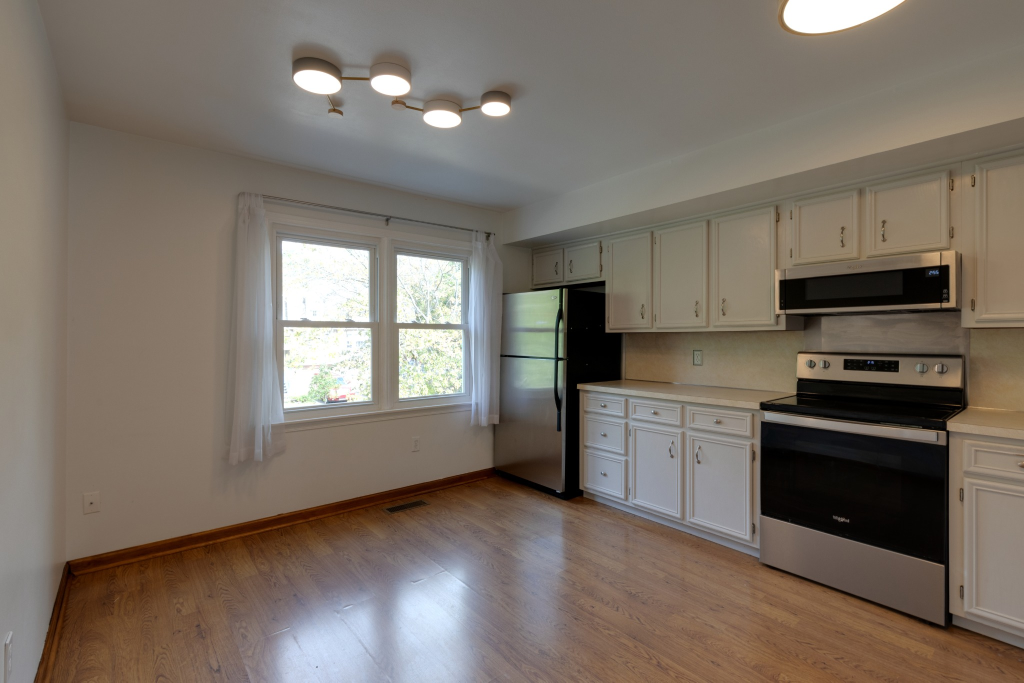
#> input picture examples/natural_corrected/0A5A2712_natural_corrected.jpg, 2048 x 1365 px (shown at 1/2 size)
$ python -i rectifier.py   (imports and definitions only)
#> lines starting #> are read from the running program, lines starting #| are printed output that depends on the picture; after the words box and inside, x2 and y2 are one past the last pixel; in counts of white or black regions, pixels touching at a corner belong together
import cv2
import numpy as np


class PrecisionLeveler:
    """
    Final precision leveling stage.

    Detects dominant horizontal architectural lines using
    Canny + Hough Transform and applies a small rotation
    correction.
    """

    def __init__(
        self,
        max_correction_degrees=8.0
    ):
        self.max_correction_degrees = (
            max_correction_degrees
        )


    def estimate_rotation(
        self,
        image
    ):
        """
        Estimate remaining image tilt using dominant
        horizontal architectural lines.
        """

        gray = cv2.cvtColor(
            image,
            cv2.COLOR_BGR2GRAY
        )

        # Slight blur removes small texture noise
        gray = cv2.GaussianBlur(
            gray,
            (5, 5),
            0
        )

        # Detect edges
        edges = cv2.Canny(
            gray,
            50,
            150,
            apertureSize=3
        )

        height, width = gray.shape[:2]

        min_line_length = int(
            width * 0.10
        )

        max_line_gap = int(
            width * 0.02
        )

        lines = cv2.HoughLinesP(
            edges,
            rho=1,
            theta=np.pi / 180,
            threshold=80,
            minLineLength=min_line_length,
            maxLineGap=max_line_gap
        )

        if lines is None:

            print(
                "No reliable horizontal lines detected."
            )

            return 0.0

        angles = []
        weights = []

        for line in lines:

            x1, y1, x2, y2 = line[0]

            dx = x2 - x1
            dy = y2 - y1

            length = np.sqrt(
                dx * dx +
                dy * dy
            )

            if length < min_line_length:
                continue

            angle = np.degrees(
                np.arctan2(dy, dx)
            )

            # Convert to range -90 to +90
            if angle > 90:
                angle -= 180

            if angle < -90:
                angle += 180

            # Only nearly-horizontal lines.
            # Ignore vertical furniture edges.
            if abs(angle) <= 20:

                angles.append(angle)
                weights.append(length)

        if len(angles) < 3:

            print(
                "Not enough reliable horizontal lines."
            )

            return 0.0

        angles = np.array(
            angles,
            dtype=np.float64
        )

        weights = np.array(
            weights,
            dtype=np.float64
        )

        # Robust median removes outlier lines
        median_angle = np.median(
            angles
        )

        # Keep only angles close to median
        valid = np.abs(
            angles - median_angle
        ) < 5.0

        angles = angles[valid]
        weights = weights[valid]

        if len(angles) == 0:
            return 0.0

        # Weighted dominant angle
        dominant_angle = np.average(
            angles,
            weights=weights
        )

        correction = -dominant_angle

        # Safety clamp
        correction = np.clip(
            correction,
            -self.max_correction_degrees,
            self.max_correction_degrees
        )

        print(
            f"Detected dominant tilt: "
            f"{dominant_angle:.4f} degrees"
        )

        print(
            f"Final rotation correction: "
            f"{correction:.4f} degrees"
        )

        return correction


    def rotate_and_crop(
        self,
        image,
        angle
    ):
        """
        Rotate image and crop black borders.
        """

        if abs(angle) < 0.01:

            print(
                "Image already level. "
                "No final rotation needed."
            )

            return image

        height, width = image.shape[:2]

        center = (
            width / 2,
            height / 2
        )

        rotation_matrix = cv2.getRotationMatrix2D(
            center,
            angle,
            1.0
        )

        # Calculate expanded canvas
        cos = abs(
            rotation_matrix[0, 0]
        )

        sin = abs(
            rotation_matrix[0, 1]
        )

        new_width = int(
            height * sin +
            width * cos
        )

        new_height = int(
            height * cos +
            width * sin
        )

        # Move image to center
        rotation_matrix[0, 2] += (
            new_width / 2 -
            center[0]
        )

        rotation_matrix[1, 2] += (
            new_height / 2 -
            center[1]
        )

        # Rotate
        rotated = cv2.warpAffine(
            image,
            rotation_matrix,
            (
                new_width,
                new_height
            ),
            flags=cv2.INTER_CUBIC,
            borderMode=cv2.BORDER_CONSTANT,
            borderValue=(0, 0, 0)
        )

        # Create original valid-area mask
        mask = np.ones(
            (height, width),
            dtype=np.uint8
        ) * 255

        rotated_mask = cv2.warpAffine(
            mask,
            rotation_matrix,
            (
                new_width,
                new_height
            ),
            flags=cv2.INTER_NEAREST,
            borderMode=cv2.BORDER_CONSTANT,
            borderValue=0
        )

        # Find valid pixels
        coordinates = cv2.findNonZero(
            rotated_mask
        )

        if coordinates is None:
            return rotated

        x, y, w, h = cv2.boundingRect(
            coordinates
        )

        cropped = rotated[
            y:y + h,
            x:x + w
        ]

        # Resize back to original dimensions
        final_image = cv2.resize(
            cropped,
            (width, height),
            interpolation=cv2.INTER_CUBIC
        )

        return final_image


    def level(
        self,
        image
    ):
        """
        Complete precision leveling pipeline.
        """

        print(
            "\n===== PRECISION LEVELING ====="
        )

        angle = self.estimate_rotation(
            image
        )

        result = self.rotate_and_crop(
            image,
            angle
        )

        print(
            "Precision leveling complete."
        )

        return result

>>> import cv2
>>> picture = cv2.imread('../../examples/natural_corrected/0A5A2712_natural_corrected.jpg')
#> picture is the input picture: shape (1365, 2048, 3); mean B, G, R 102.4, 112.5, 122.5
>>> result = PrecisionLeveler().level(picture)
#> in estimate_rotation, `gray = cv2.cvtColor( image, cv2.COLOR_BGR2GRAY )`:
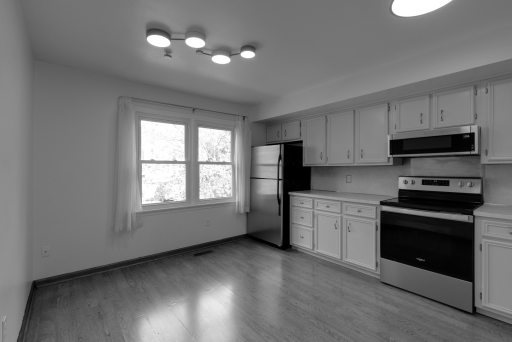
#> gray: shape (1365, 2048) (shown at 1/4 size); min 0, max 255, mean 114.4
#> in estimate_rotation, `edges = cv2.Canny( gray, 50, 150, apertureSize=3 )`:
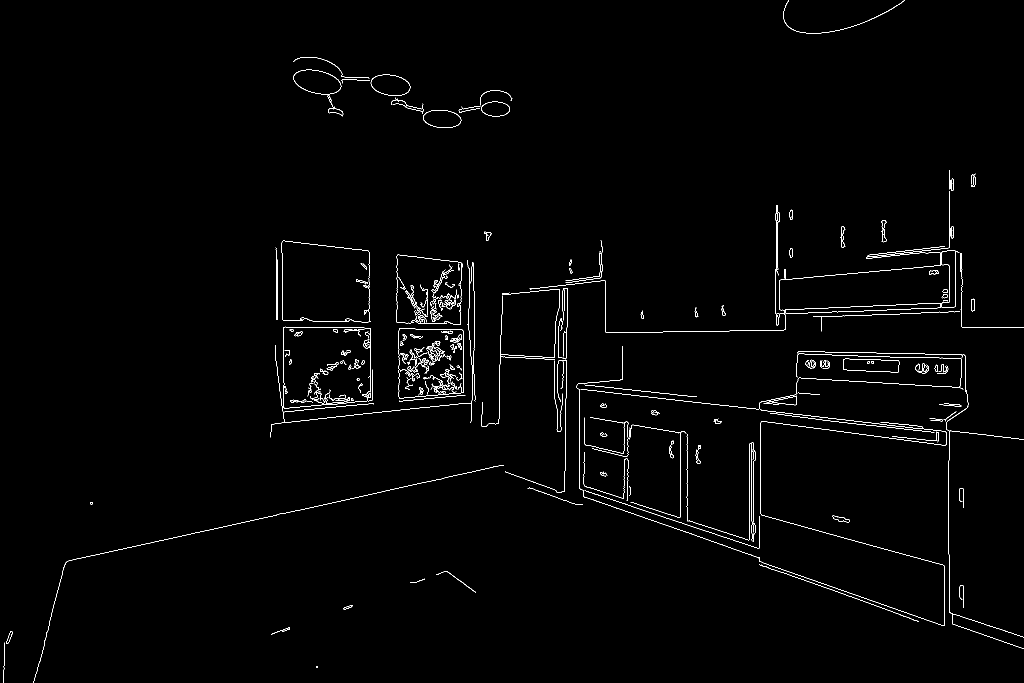
#> edges: shape (1365, 2048) (shown at 1/2 size); 1.1% white in thin lines or dots
#> in estimate_rotation, `lines = cv2.HoughLinesP( edges, rho=1, theta=np.pi / 180, threshold=80..`: lines = 30 rows, first 6: [1898, 623, 1898, 342], [549, 847, 943, 805], [1129, 980, 1450, 1091], [1128, 1000, 1136, 561], [1551, 627, 1949, 613], [1550, 560, 1923, 527]
#> the loop in estimate_rotation, `for line in lines: ` made 30 passes
#> (x1, y1, x2, y2, dx, dy, length, angle) on passes 1 to 8: (1898, 623, 1898, 342, 0, -281, 281, -90), (549, 847, 943, 805, 394, -42, 396.2, -6.08), (1129, 980, 1450, 1091, 321, 111, 339.6, 19.08), (1128, 1000, 1136, 561, 8, -439, 439.1, -88.96), (1551, 627, 1949, 613, 398, -14, 398.2, -2.01), (1550, 560, 1923, 527, 373, -33, 374.5, -5.06), (1290, 664, 1567, 660, 277, -4, 277, -0.827), (1569, 825, 1837, 857, 268, 32, 269.9, 6.81)
#> after the loop in estimate_rotation, `for line in lines:`: angles = [-6.08, 19.08, -2.01, -5.06, -0.827, 6.81, 6.11, -1.97, 1.04, 19.16, 1.83, 19.98, 6.09, -12.19, 6.01, 17.92, 15.03, 7.09, -3.01, -12.18, 6.16, 18.09, 18.11, -2.13]; weights = [396.2, 339.6, 398.2, 374.5, 277, 269.9, 216.2, 319.2, 332.1, 326.1, 250.1, 280.9, 254.4, 255.8, 286.6, 279.6, 266.1, 218.7, 228.3, 284.4, 242.4, 264.1, 222, 215.1]
#> in estimate_rotation, `angles = np.array( angles, dtype=np.float64 )`: angles = 24 values, max 19.98 at index 11, min -12.19 at index 13, mean 5.13
#> in estimate_rotation, `weights = np.array( weights, dtype=np.float64 )`: weights = 24 values, max 398.2 at index 2, min 215.1 at index 23, mean 283.2
#> in estimate_rotation, `median_angle = np.median( angles )`: median_angle = 6.05
#> in estimate_rotation, `angles = angles[valid]`: angles = [6.81, 6.11, 1.83, 6.09, 6.01, 7.09, 6.16]
#> in estimate_rotation, `weights = weights[valid]`: weights = [269.9, 216.2, 250.1, 254.4, 286.6, 218.7, 242.4]
#> in estimate_rotation, `dominant_angle = np.average( angles, weights=weights )`: dominant_angle = 5.71
#> in estimate_rotation, `correction = -dominant_angle`: correction = -5.71
#| Detected dominant tilt: 5.7135 degrees
#| Final rotation correction: -5.7135 degrees
#> in rotate_and_crop, `rotation_matrix = cv2.getRotationMatrix2D( center, angle, 1.0 )`: rotation_matrix = [[0.995, -0.0996, 73.03], [0.0996, 0.995, -98.55]]
#> in rotate_and_crop, `cos = abs( rotation_matrix[0, 0] )`: cos = 0.995
#> in rotate_and_crop, `sin = abs( rotation_matrix[0, 1] )`: sin = 0.0996
#> in rotate_and_crop, `new_width = int( height * sin + width * cos )`: new_width = 2173
#> in rotate_and_crop, `new_height = int( height * cos + width * sin )`: new_height = 1562
#> in rotate_and_crop, `rotated = cv2.warpAffine( image, rotation_matrix, ( new_width, new_hei..`:
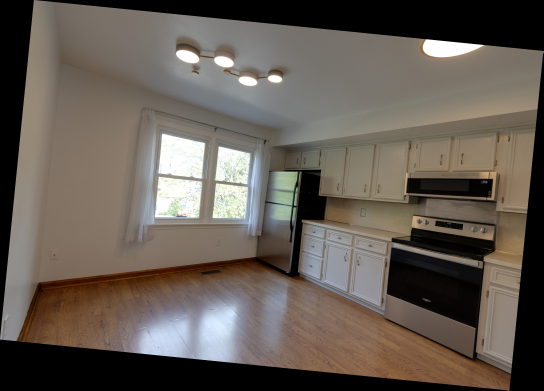
#> rotated: shape (1562, 2173, 3) (shown at 1/4 size); mean B, G, R 84.4, 92.7, 100.9
#> in rotate_and_crop, `rotated_mask = cv2.warpAffine( mask, rotation_matrix, ( new_width, new..`:
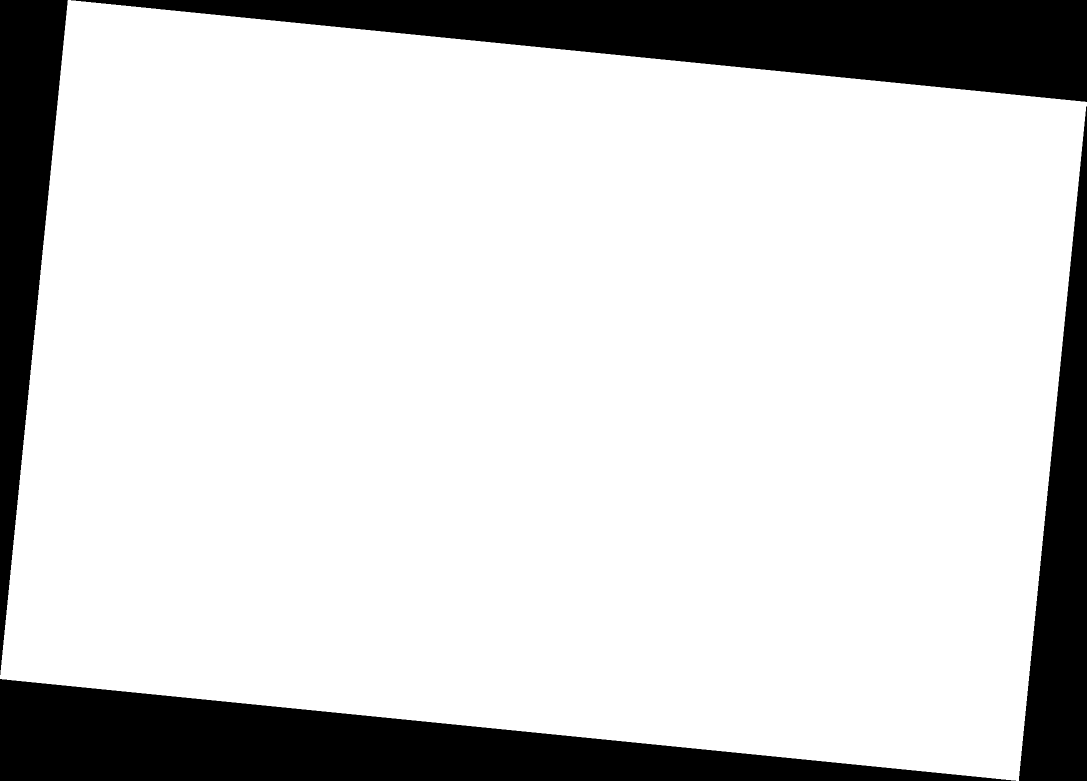
#> rotated_mask: shape (1562, 2173) (shown at 1/2 size); 82.4% white; 4 black regions, box (x1, y1, x2, y2) and area: (0, 1358, 2032, 1562) 207669, (142, 0, 2173, 204) 207450, (0, 0, 136, 1350) 91849, (2038, 213, 2173, 1562) 91724
#> in rotate_and_crop, `coordinates = cv2.findNonZero( rotated_mask )`: coordinates = contour of 2795534 points, box (x1, y1, x2, y2) (0, 0, 2173, 1562), area 609
#> in rotate_and_crop, `x, y, w, h = cv2.boundingRect( coordinates )`: x = 0; w = 2173; h = 1562
#> in rotate_and_crop, `final_image = cv2.resize( cropped, (width, height), interpolation=cv2...`:
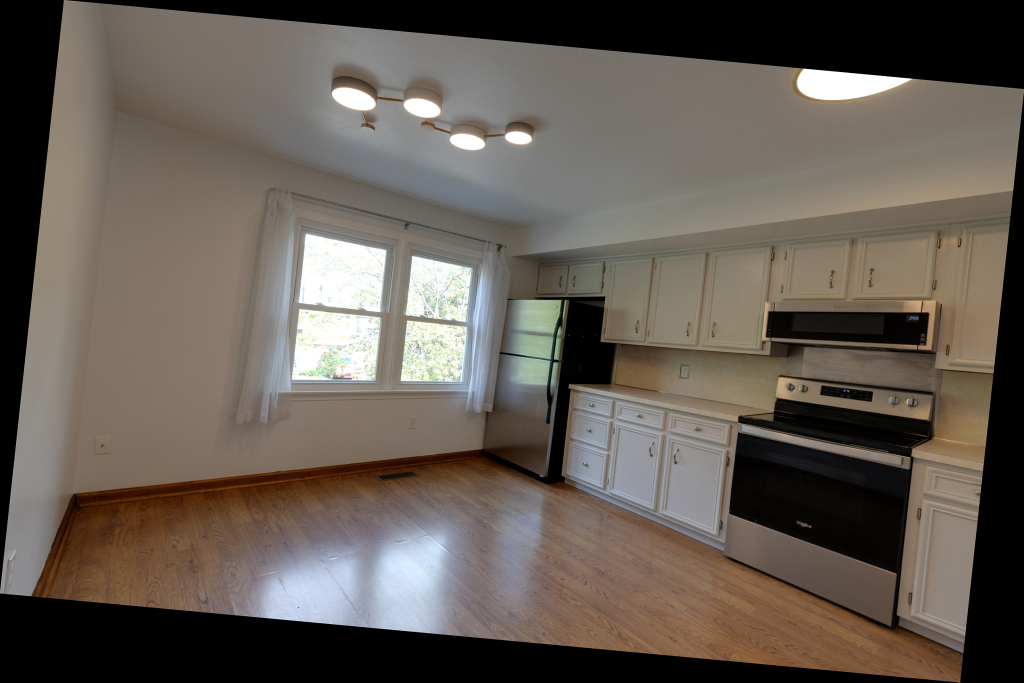
#> final_image: shape (1365, 2048, 3) (shown at 1/2 size); mean B, G, R 84.4, 92.7, 101

$ run again, on examples/natural_corrected/0A5A2716_natural_corrected.jpg
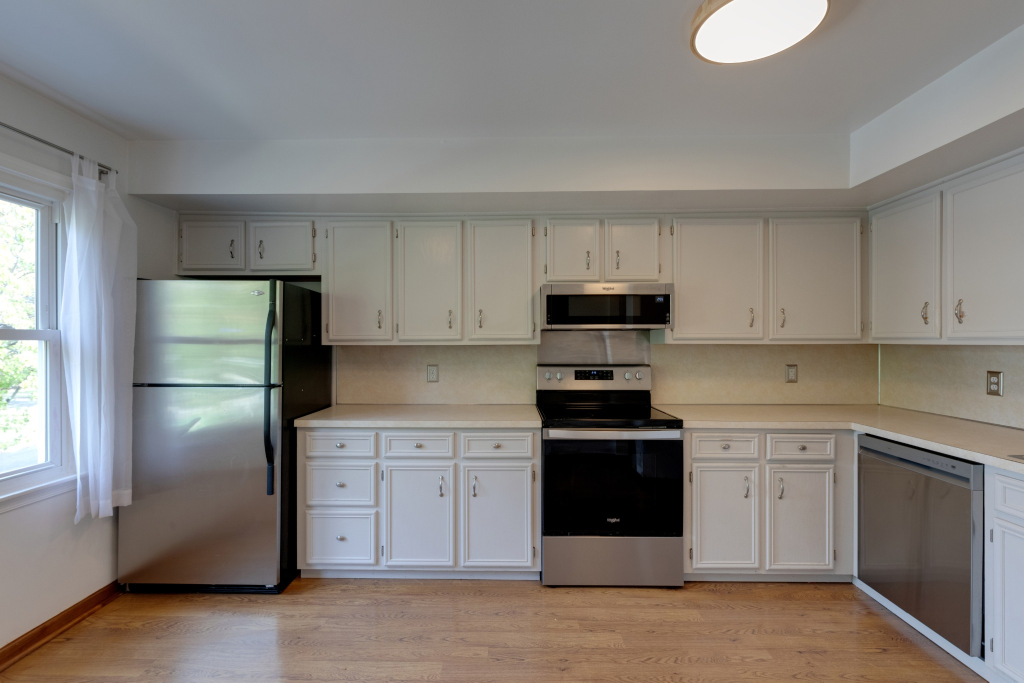
#> input picture examples/natural_corrected/0A5A2716_natural_corrected.jpg, 2048 x 1365 px (shown at 1/2 size)
#> picture is the input picture: shape (1365, 2048, 3); mean B, G, R 123.5, 129, 134.2
#> in estimate_rotation, `edges = cv2.Canny( gray, 50, 150, apertureSize=3 )`:
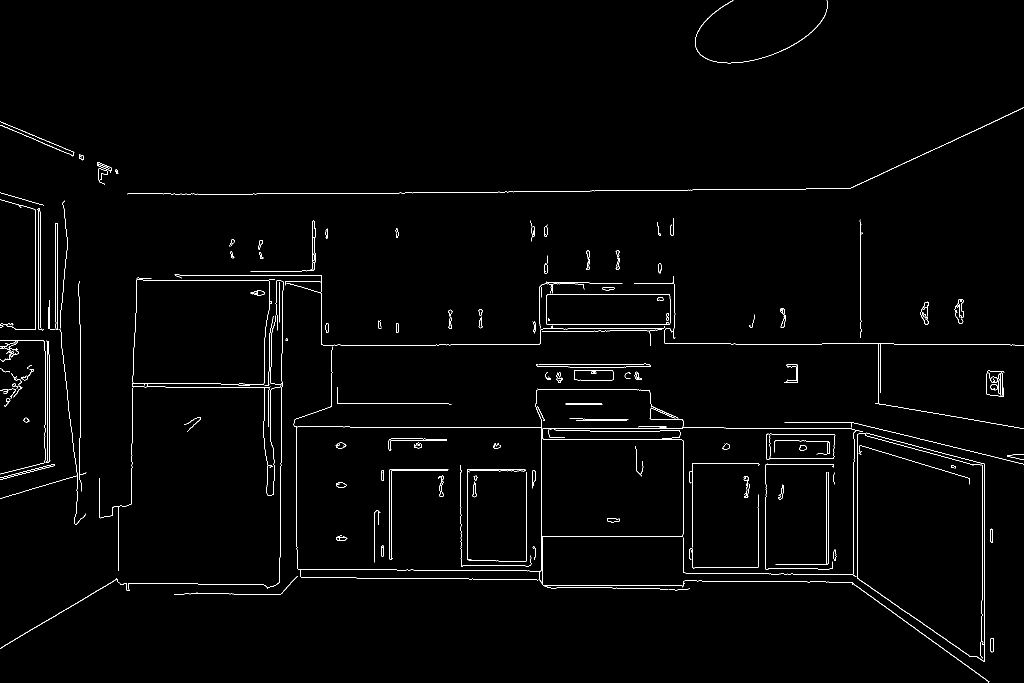
#> edges: shape (1365, 2048) (shown at 1/2 size); 1.3% white in thin lines or dots
#> lines = 53 rows, first 6: [1652, 1127, 1977, 1363], [1704, 375, 2047, 215], [687, 854, 1082, 854], [506, 387, 714, 387], [1715, 1174, 1715, 847], [1082, 1166, 1082, 826]
#> the loop in estimate_rotation, `for line in lines: ` made 53 passes
#> (x1, y1, x2, y2, dx, dy, length, angle) on passes 1 to 8: (1652, 1127, 1977, 1363, 325, 236, 401.6, 35.99), (1704, 375, 2047, 215, 343, -160, 378.5, -25.01), (687, 854, 1082, 854, 395, 0, 395, 0), (506, 387, 714, 387, 208, 0, 208, 0), (1715, 1174, 1715, 847, 0, -327, 327, -90), (1082, 1166, 1082, 826, 0, -340, 340, -90), (350, 550, 642, 550, 292, 0, 292, 0), (1969, 1322, 1969, 909, 0, -413, 413, -90)
#> after the loop in estimate_rotation, `for line in lines:`: angles = [0, 0, 0, 0, 0, 0, 0, 0, 0, 0, 16.9, 9.94, -0.754, 0.988, 0, 0, 14.82, 13.85, 14.87, 0.984, -0.761, 1.05, 13.92]; weights = [395, 208, 292, 266, 297, 254, 306, 223, 206, 298, 330.3, 295.4, 228, 232, 205, 279, 265.8, 296.6, 249.4, 233, 226, 218, 237]
#> in estimate_rotation, `angles = np.array( angles, dtype=np.float64 )`: angles = 23 values, max 16.9 at index 10, min -0.761 at index 20, mean 3.73
#> in estimate_rotation, `weights = np.array( weights, dtype=np.float64 )`: weights = 23 values, max 395 at index 0, min 205 at index 14, mean 262.6
#> median_angle = 0
#> in estimate_rotation, `angles = angles[valid]`: angles = 17 values, max 1.05 at index 16, min -0.761 at index 15, mean 0.0887
#> in estimate_rotation, `weights = weights[valid]`: weights = 17 values, max 395 at index 0, min 205 at index 12, mean 256.8
#> dominant_angle = 0.0787
#> correction = -0.0787
#| Detected dominant tilt: 0.0787 degrees
#| Final rotation correction: -0.0787 degrees
#> rotation_matrix = [[1, -0.00137, 0.939], [0.00137, 1, -1.41]]
#> cos = 1
#> sin = 0.00137
#> new_width = 2049
#> new_height = 1367
#> in rotate_and_crop, `rotated_mask = cv2.warpAffine( mask, rotation_matrix, ( new_width, new..`:
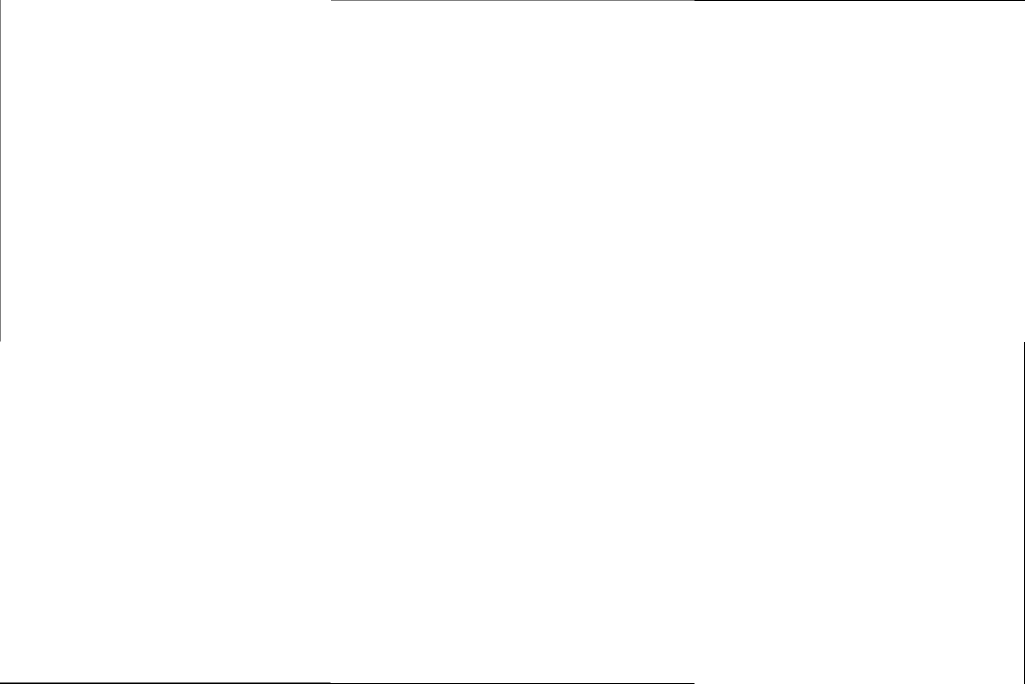
#> rotated_mask: shape (1367, 2049) (shown at 1/2 size); 99.8% white; 4 black regions, box (x1, y1, x2, y2) and area: (0, 1365, 1389, 1367) 2050, (662, 0, 2049, 2) 2047, (0, 0, 1, 683) 683, (2048, 684, 2049, 1367) 683
#> mask: shape (1365, 2048); every value is 255
#> coordinates = contour of 2795520 points, box (x1, y1, x2, y2) (0, 0, 2049, 1367), area 2
#> x = 0; w = 2049; h = 1367
